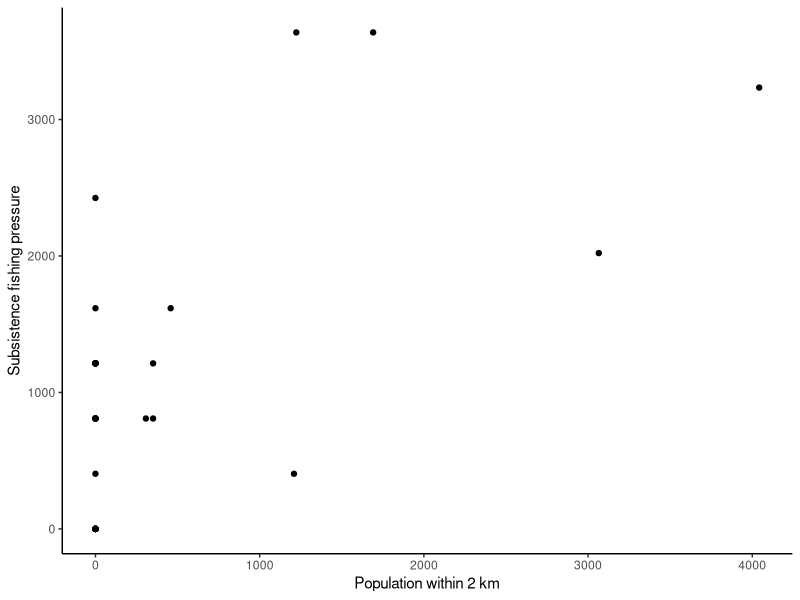

This chart was generated by the following R code:
# this script is to create figure S4


# Load necessary libraries
library(here)
library(ggplot2)

# Load data
sitedata <- read.csv(here::here("data","KI_Monitoring_SiteData_Oct2020.csv")) 

#pdf(file = "figures/S4.pdf", width = 7, height = 5)

ggplot(sitedata, aes(x = Intersect_Pop_2km, y = Fishing_Buffer_10levels_Standardized)) + 
  geom_point(stat = "identity") + 
  labs(x = "Population within 2 km", y = "Subsistence fishing pressure") + 
  theme_classic()

#dev.off()